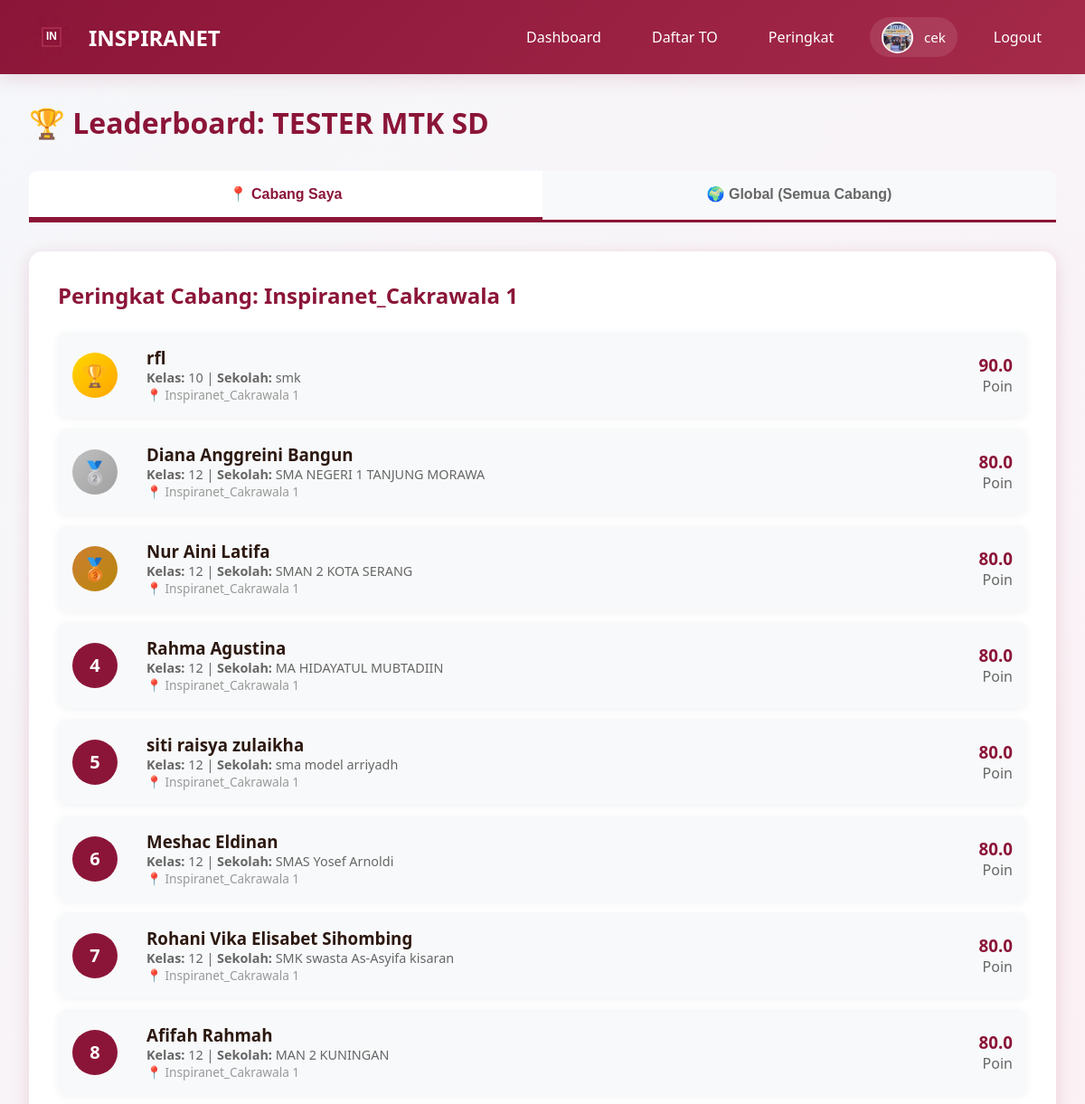
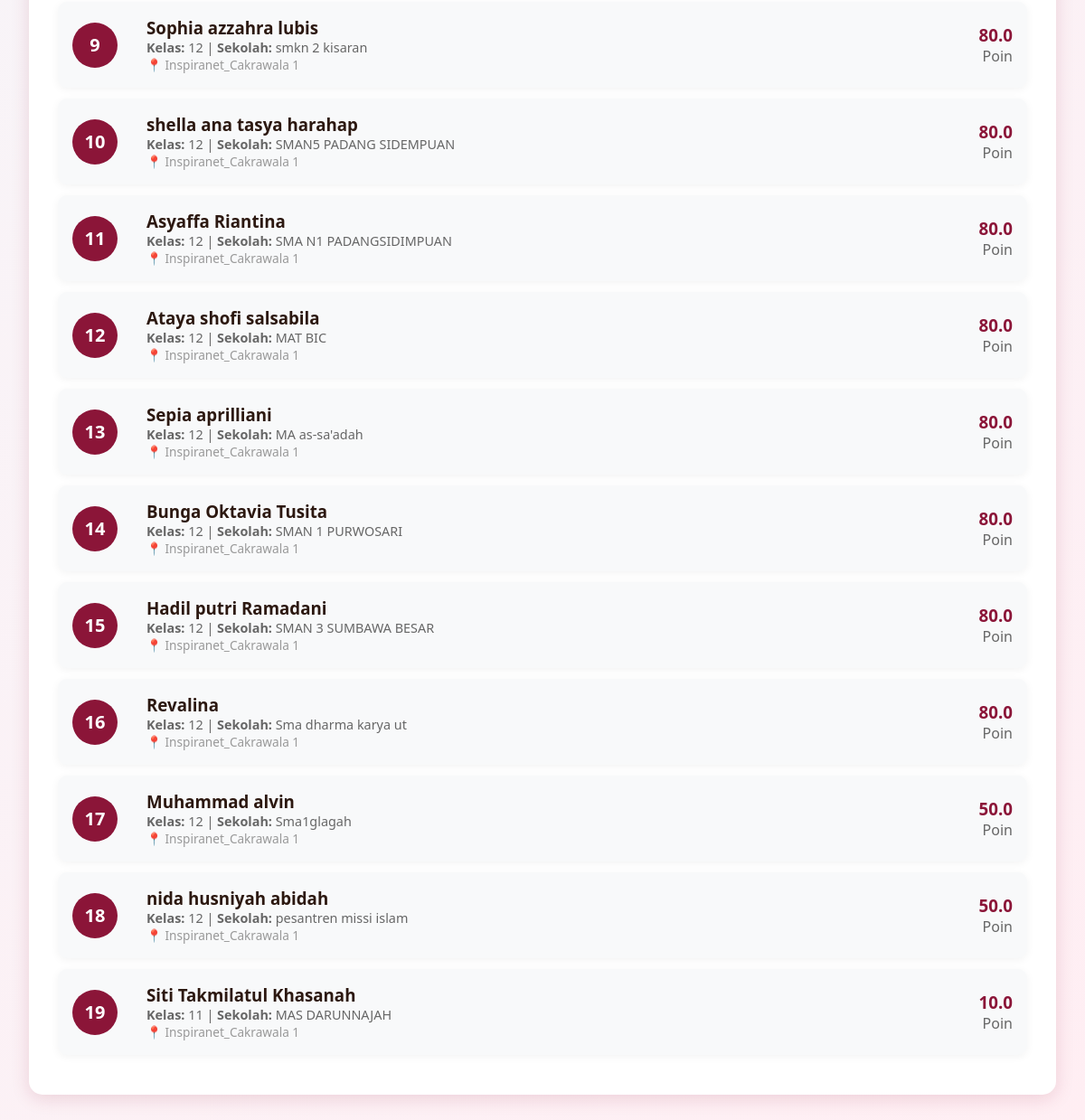
The app's page /leaderboard/1 (signed in) with its own data (2 pictures, top to bottom).
### models.py (models this page shows, shortened)
class User(UserMixin, db.Model):
    __tablename__ = 'users'
    id = db.Column(db.Integer, primary_key=True)
    email = db.Column(db.String(120), unique=True, nullable=False)
    password_hash = db.Column(db.String(255), nullable=False)
    full_name = db.Column(db.String(100), nullable=False)
    role = db.Column(db.String(20), nullable=False, default='student')
    inspira_branch = db.Column(db.String(50), nullable=True)
    class_level = db.Column(db.String(20), nullable=True)
    school_name = db.Column(db.String(150), nullable=True)
    phone_number = db.Column(db.String(20), nullable=True)
    profile_photo = db.Column(db.String(255), nullable=True)
    created_at = db.Column(db.DateTime, default=datetime.utcnow)
    exam_attempts = db.relationship('ExamAttempt', backref='user', lazy=True, cascade='all, delete-orphan')
    payments = db.relationship('Payment', backref='user', lazy=True, cascade='all, delete-orphan')
    leaderboard_entries = db.relationship('Leaderboard', backref='user', lazy=True, cascade='all, delete-orphan')

class Exam(db.Model):
    __tablename__ = 'exams'
    id = db.Column(db.Integer, primary_key=True)
    title = db.Column(db.String(200), nullable=False)
    description = db.Column(db.Text, nullable=True)
    duration_minutes = db.Column(db.Integer, nullable=False, default=120)
    total_questions = db.Column(db.Integer, nullable=False, default=0)
    is_premium = db.Column(db.Boolean, default=False)
    price = db.Column(db.Integer, default=0)
    is_active = db.Column(db.Boolean, default=True)
    created_by = db.Column(db.Integer, db.ForeignKey('users.id'), nullable=False)
    created_at = db.Column(db.DateTime, default=datetime.utcnow)
    questions = db.relationship('Question', backref='exam', lazy=True, cascade='all, delete-orphan')
    attempts = db.relationship('ExamAttempt', backref='exam', lazy=True, cascade='all, delete-orphan')
    payments = db.relationship('Payment', backref='exam', lazy=True, cascade='all, delete-orphan')
    leaderboard_entries = db.relationship('Leaderboard', backref='exam', lazy=True, cascade='all, delete-orphan')

class Leaderboard(db.Model):
    __tablename__ = 'leaderboards'
    id = db.Column(db.Integer, primary_key=True)
    exam_id = db.Column(db.Integer, db.ForeignKey('exams.id'), nullable=False)
    user_id = db.Column(db.Integer, db.ForeignKey('users.id'), nullable=False)
    rank_in_branch = db.Column(db.Integer, nullable=True)
    rank_global = db.Column(db.Integer, nullable=True)
    total_score = db.Column(db.Float, nullable=False)
    completion_time = db.Column(db.Integer, nullable=True)
    percentile = db.Column(db.Float, nullable=True)
    created_at = db.Column(db.DateTime, default=datetime.utcnow)

### app.py (the view)
@app.route('/leaderboard/<int:exam_id>')
@login_required
def leaderboard(exam_id):
    exam = Exam.query.get_or_404(exam_id)
    branch_leaderboard = Leaderboard.query.join(User).filter(
        Leaderboard.exam_id == exam_id,
        User.inspira_branch == current_user.inspira_branch
    ).order_by(Leaderboard.rank_in_branch).limit(50).all()
    global_leaderboard = Leaderboard.query.filter_by(
        exam_id=exam_id
    ).order_by(Leaderboard.rank_global).limit(50).all()
    return render_template('leaderboard.html',
                         exam=exam,
                         branch_leaderboard=branch_leaderboard,
                         global_leaderboard=global_leaderboard)

### app.py (called while the page is built)
@login_manager.user_loader
def load_user(user_id):
    return User.query.get(int(user_id))

@app.before_request
def ensure_db():
    if not hasattr(app, '_db_initialized'):
        app._db_initialized = True
        init_database()

### templates/leaderboard.html (shortened to what this page needs)
{% extends "base.html" %}
{% block content %}
<h1 style="color: var(--primary-color); margin-bottom: 2rem;">🏆 Leaderboard: {{ exam.title }}</h1>
<div class="tabs">
    <button class="tab-button active" onclick="switchTab('branch')">
        📍 Cabang Saya
    </button>
    <button class="tab-button" onclick="switchTab('global')">
        🌍 Global (Semua Cabang)
    </button>
</div>
<div id="branchTab" class="tab-content active">
    <div class="card">
        <h2 style="margin-bottom: 1.5rem;">Peringkat Cabang: {{ current_user.inspira_branch }}</h2>
        {% if branch_leaderboard %}
            {% for entry in branch_leaderboard %}
            <div class="leaderboard-item {% if entry.user_id == current_user.id %}current-user{% endif %}">
                <div class="rank-badge {% if entry.rank_in_branch == 1 %}rank-1{% elif entry.rank_in_branch == 2 %}rank-2{% elif entry.rank_in_branch == 3 %}rank-3{% else %}rank-other{% endif %}"
                     onclick="{% if entry.rank_in_branch <= 3 %}playVictorySound({{ entry.rank_in_branch }}){% endif %}"
                     style="{% if entry.rank_in_branch <= 3 %}cursor: pointer;{% endif %}">
                    {% if entry.rank_in_branch == 1 %}
                        <span style="font-size: 1.5rem;">🏆</span>
                    {% elif entry.rank_in_branch == 2 %}
                        <span style="font-size: 1.5rem;">🥈</span>
                    {% elif entry.rank_in_branch == 3 %}
                        <span style="font-size: 1.5rem;">🥉</span>
                    {% else %}
                        {{ entry.rank_in_branch }}
                    {% endif %}
                </div>
                <div style="flex: 1;">
                    <h3 style="margin: 0;">
                        {{ entry.user.full_name }}
                    </h3>
                    <p style="margin: 0; color: #666; font-size: 0.9rem;">
                        <strong>Kelas:</strong> {{ entry.user.class_level or '-' }} |
                        <strong>Sekolah:</strong> {{ entry.user.school_name or '-' }}
                    </p>
                    <p style="margin: 0; color: #999; font-size: 0.85rem;">
                        📍 {{ entry.user.inspira_branch or '-' }}
                    </p>
                </div>
                <div style="text-align: right;">
                    <h3 style="margin: 0; color: var(--primary-color);">{{ entry.total_score }}</h3>
                    <p style="margin: 0; color: #666;">Poin</p>
                </div>
            </div>
            {% endfor %}
        {% else %}
            <p style="text-align: center; color: #666; padding: 2rem;">Belum ada peserta dari cabang ini.</p>
        {% endif %}
    </div>
</div>
{% set user_rank = 0 %}
{% for entry in branch_leaderboard %}
    {% if entry.user_id == current_user.id %}
        {% set user_rank = entry.rank_in_branch %}
    {% endif %}
{% endfor %}
{% endblock %}

### templates/base.html (shortened to what this page needs)
<!DOCTYPE html>
<html lang="id">
<head>
    <link rel="stylesheet" href="{{ url_for('static', filename='css/style.css') }}">
</head>
<body>
    <nav class="navbar">
        <div class="container">
            <a href="{{ url_for('index') }}" class="navbar-brand">
                <div id="logo-animation" class="logo-container"></div>
                <span>INSPIRANET</span>
            </a>
            <ul class="navbar-nav" id="navbarMenu">
                {% if current_user.is_authenticated %}
                    {% if current_user.role == 'admin' %}
                        <li><a href="{{ url_for('admin_dashboard') }}" onclick="closeMobileMenu()">Dashboard</a></li>
                        <li><a href="{{ url_for('admin_students') }}" onclick="closeMobileMenu()">Siswa</a></li>
                        <li><a href="{{ url_for('admin_teachers') }}" onclick="closeMobileMenu()">Guru</a></li>
                        <li><a href="{{ url_for('admin_exams') }}" onclick="closeMobileMenu()">TO</a></li>
                        <li><a href="{{ url_for('admin_payments') }}" onclick="closeMobileMenu()">Pembayaran</a></li>
                    {% else %}
                        <li><a href="{{ url_for('student_dashboard') }}" onclick="closeMobileMenu()">Dashboard</a></li>
                        <li><a href="{{ url_for('student_exams') }}" onclick="closeMobileMenu()">Daftar TO</a></li>
                    {% endif %}
                    <li><a href="{{ url_for('all_leaderboards') }}" onclick="closeMobileMenu()">Peringkat</a></li>
                    <li class="user-profile">
                        <div class="profile-info">
                            {% if current_user.profile_photo %}
                            <img src="{{ url_for('uploaded_file', filename='profiles/' + current_user.profile_photo) }}" alt="{{ current_user.full_name }}" class="profile-photo-nav">
                            {% else %}
                            <div class="profile-photo-placeholder">{{ current_user.full_name[0].upper() }}</div>
                            {% endif %}
                            <span class="profile-name">{{ current_user.full_name }}</span>
                        </div>
                    </li>
                    <li><a href="{{ url_for('logout') }}" onclick="closeMobileMenu()">Logout</a></li>
                {% else %}
                    <li><a href="{{ url_for('login') }}" onclick="closeMobileMenu()">Login</a></li>
                    <li><a href="{{ url_for('register') }}" onclick="closeMobileMenu()">Daftar</a></li>
                {% endif %}
            </ul>
        </div>
    </nav>
    <div class="container">
        {% block content %}{% endblock %}
    </div>
</body>
</html>

### static/css/style.css (style rules this page uses)
:root { --primary-color: #8B1538; --secondary-color: #A52A4A; --dark-color: #4A0E1F; --light-color: #FFE5EC; --text-dark: #2C1810; --text-light: #FFFFFF; --shadow: 0 4px 20px rgba(139, 21, 56, 0.15); }
* { margin: 0; padding: 0; box-sizing: border-box; }
body { font-family: 'Segoe UI', Tahoma, Geneva, Verdana, sans-serif; background: linear-gradient(135deg, #f5f7fa 0%, #ffeef3 100%); color: var(--text-dark); min-height: 100vh; }
.navbar { background: linear-gradient(135deg, var(--primary-color) 0%, var(--secondary-color) 100%); padding: 1rem 0; box-shadow: var(--shadow); position: sticky; top: 0; z-index: 1000; }
.navbar .container { max-width: 1200px; margin: 0 auto; padding: 0 2rem; display: flex; justify-content: space-between; align-items: center; }
.navbar-brand { display: flex; align-items: center; gap: 1rem; color: var(--text-light); text-decoration: none; font-size: 1.5rem; font-weight: bold; }
.logo-container { position: relative; width: 50px; height: 50px; }
.navbar-nav { display: flex; gap: 1.5rem; list-style: none; align-items: center; }
.navbar-nav a { color: var(--text-light); text-decoration: none; padding: 0.5rem 1rem; border-radius: 5px; transition: all 0.3s ease; }
.user-profile { display: flex; align-items: center; }
.profile-info { display: flex; align-items: center; gap: 0.75rem; padding: 0.3rem 0.8rem; background: rgba(255, 255, 255, 0.1); border-radius: 25px; }
.profile-photo-nav { width: 35px; height: 35px; border-radius: 50%; object-fit: cover; border: 2px solid white; }
.profile-name { color: white; font-weight: 500; font-size: 0.95rem; }
.container { max-width: 1200px; margin: 2rem auto; padding: 0 2rem; }
.card { background: white; border-radius: 15px; padding: 2rem; box-shadow: var(--shadow); margin-bottom: 2rem; animation: fadeIn 0.6s ease; }
.card h2 { color: var(--primary-color); margin-bottom: 1rem; }
.leaderboard-item { display: flex; align-items: center; padding: 1rem; background: white; border-radius: 10px; margin-bottom: 1rem; box-shadow: 0 2px 10px rgba(0, 0, 0, 0.05); transition: all 0.3s ease; }
.rank-badge { width: 50px; height: 50px; border-radius: 50%; display: flex; align-items: center; justify-content: center; font-weight: bold; font-size: 1.2rem; margin-right: 1rem; }
.rank-1 { background: linear-gradient(135deg, #FFD700, #FFA500); color: white; }
.rank-2 { background: linear-gradient(135deg, #C0C0C0, #A8A8A8); color: white; }
.rank-3 { background: linear-gradient(135deg, #CD7F32, #B87333); color: white; }
.rank-other { background: linear-gradient(135deg, var(--primary-color), var(--secondary-color)); color: white; }

### templates/leaderboard.html (style rules this page uses)
.tabs { display: flex; gap: 0; margin-bottom: 2rem; border-bottom: 3px solid var(--primary-color); background: white; border-radius: 10px 10px 0 0; overflow: hidden; }
.tab-button { flex: 1; padding: 1rem 2rem; border: none; background: #f8f9fa; cursor: pointer; font-size: 1rem; font-weight: bold; color: #666; transition: all 0.3s ease; border-bottom: 3px solid transparent; }
.tab-button.active { background: white; color: var(--primary-color); border-bottom: 3px solid var(--primary-color); }
.tab-content { display: none; }
.tab-content.active { display: block; }
.leaderboard-item { display: flex; align-items: center; gap: 1rem; padding: 1rem; background: #f8f9fa; border-radius: 10px; margin-bottom: 0.75rem; transition: all 0.3s ease; }
.rank-badge { width: 50px; height: 50px; border-radius: 50%; display: flex; align-items: center; justify-content: center; font-size: 1.25rem; font-weight: bold; color: white; }
.rank-1 { background: linear-gradient(135deg, #FFD700 0%, #FFA500 100%); }
.rank-2 { background: linear-gradient(135deg, #C0C0C0 0%, #A0A0A0 100%); }
.rank-3 { background: linear-gradient(135deg, #CD7F32 0%, #B8860B 100%); }
.rank-other { background: var(--primary-color); }

### records on screen
User: profile_photo (picture), full_name "cek", inspira_branch "Inspiranet_Cakrawala 1"
Exam: title "TESTER MTK SD"
Leaderboard: user.full_name "rfl", user "10", user "smk", user "Inspiranet_Cakrawala 1", total_score "90.0"
Leaderboard: user.full_name "Diana Anggreini Bangun", user "12", user "SMA NEGERI 1 TANJUNG MORAWA", user "Inspiranet_Cakrawala 1", total_score "80.0"
Leaderboard: user.full_name "Nur Aini Latifa", user "12", user "SMAN 2 KOTA SERANG", user "Inspiranet_Cakrawala 1", total_score "80.0"
Leaderboard: rank_in_branch "4", user.full_name "Rahma Agustina", user "12", user "MA HIDAYATUL MUBTADIIN", user "Inspiranet_Cakrawala 1", total_score "80.0"
Leaderboard: rank_in_branch "5", user.full_name "siti raisya zulaikha", user "12", user "sma model arriyadh", user "Inspiranet_Cakrawala 1", total_score "80.0"
Leaderboard: rank_in_branch "6", user.full_name "Meshac Eldinan", user "12", user "SMAS Yosef Arnoldi", user "Inspiranet_Cakrawala 1", total_score "80.0"
Leaderboard: rank_in_branch "7", user.full_name "Rohani Vika Elisabet Sihombing", user "12", user "SMK swasta As-Asyifa kisaran", user "Inspiranet_Cakrawala 1", total_score "80.0"
Leaderboard: rank_in_branch "8", user.full_name "Afifah Rahmah", user "12", user "MAN 2 KUNINGAN", user "Inspiranet_Cakrawala 1", total_score "80.0"
Leaderboard: rank_in_branch "9", user.full_name "Sophia azzahra lubis", user "12", user "smkn 2 kisaran", user "Inspiranet_Cakrawala 1", total_score "80.0"
Leaderboard: rank_in_branch "10", user.full_name "shella ana tasya harahap", user "12", user "SMAN5 PADANG SIDEMPUAN", user "Inspiranet_Cakrawala 1", total_score "80.0"
Leaderboard: rank_in_branch "11", user.full_name "Asyaffa Riantina", user "12", user "SMA N1 PADANGSIDIMPUAN", user "Inspiranet_Cakrawala 1", total_score "80.0"
Leaderboard: rank_in_branch "12", user.full_name "Ataya shofi salsabila", user "12", user "MAT BIC", user "Inspiranet_Cakrawala 1", total_score "80.0"
Leaderboard: rank_in_branch "13", user.full_name "Sepia aprilliani", user "12", user "MA as-sa'adah", user "Inspiranet_Cakrawala 1", total_score "80.0"
Leaderboard: rank_in_branch "14", user.full_name "Bunga Oktavia Tusita", user "12", user "SMAN 1 PURWOSARI", user "Inspiranet_Cakrawala 1", total_score "80.0"
Leaderboard: rank_in_branch "15", user.full_name "Hadil putri Ramadani", user "12", user "SMAN 3 SUMBAWA BESAR", user "Inspiranet_Cakrawala 1", total_score "80.0"
Leaderboard: rank_in_branch "16", user.full_name "Revalina", user "12", user "Sma dharma karya ut", user "Inspiranet_Cakrawala 1", total_score "80.0"
Leaderboard: rank_in_branch "17", user.full_name "Muhammad alvin", user "12", user "Sma1glagah", user "Inspiranet_Cakrawala 1", total_score "50.0"
Leaderboard: rank_in_branch "18", user.full_name "nida husniyah abidah", user "12", user "pesantren missi islam", user "Inspiranet_Cakrawala 1", total_score "50.0"
Leaderboard: rank_in_branch "19", user.full_name "Siti Takmilatul Khasanah", user "11", user "MAS DARUNNAJAH", user "Inspiranet_Cakrawala 1", total_score "10.0"
